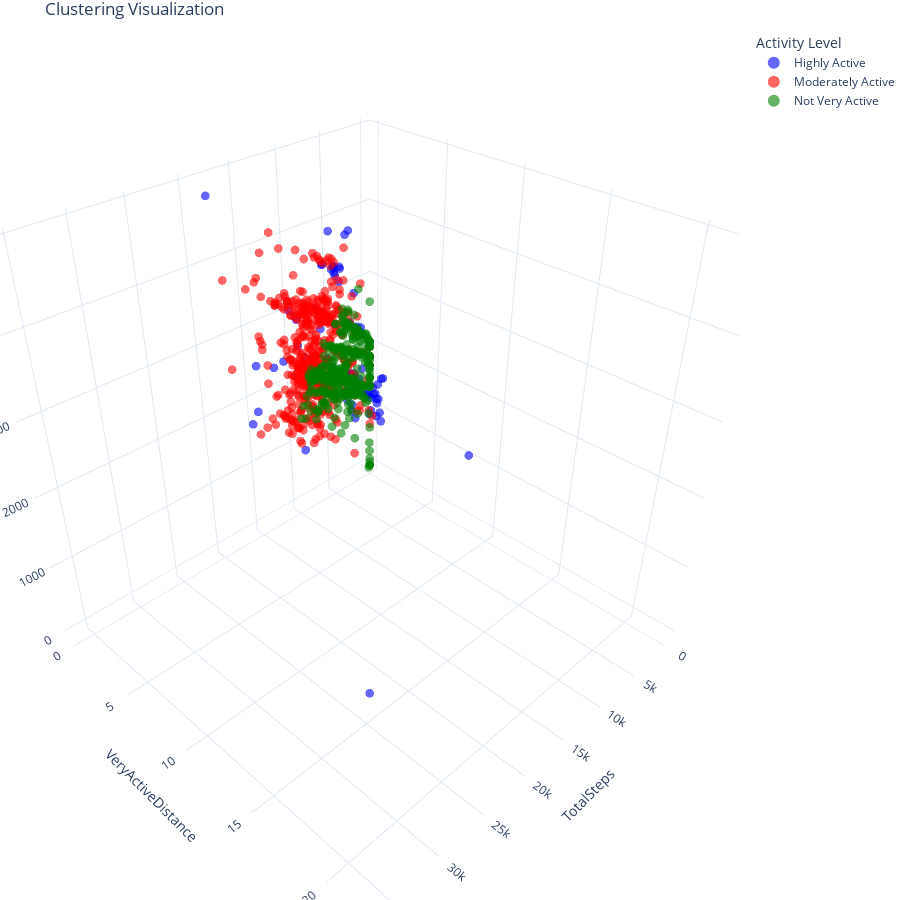

Write notebook code for a chart like this one.
### Markdown cell above
### Fitness Clustering Analysis

In this initial fitness clustering analysis, the features "TotalSteps," "VeryActiveDistance," and "Calories" were used to evaluate Bellabeat users' general fitness and activity levels. While these features offer valuable insights into physical activity and calorie expenditure, the "Calories" feature may introduce bias into the clustering results.

Calorie consumption is influenced by factors such as metabolic rate, body size, and gender, which can cause users with differing characteristics to be assigned to different clusters. To mitigate this bias and achieve more accurate fitness clustering, additional data would be incorporated in more advanced clustering approaches, including user-specific information like age, weight, and gender. These variables will enable the normalization of calorie data based on individual characteristics, providing a more accurate assessment of fitness levels.

This analysis is ongoing, and the methodology will be refined further. While the limitations of using the "Calories" feature are recognized, it remains significant in capturing overall physical activity and serves as a useful starting point.

### Code cell
import plotly.express as px

# Define the order of the categories
category_order = ["Highly Active", "Moderately Active", "Not Very Active"]

# Create the 3D scatter plot
fig = px.scatter_3d(
    df_daily_activity_merged,
    x="TotalSteps",
    y="VeryActiveDistance",
    z="Calories",
    color="ActivityLevel",
    template="plotly_white",  # Changed to white background
    color_discrete_sequence=["blue", "red", "green"],
    category_orders={"ActivityLevel": category_order}
)

# Remove the white circles around data points
fig.update_traces(marker=dict(size=3, opacity=0.6, line=dict(width=0)))

fig.update_layout(
    scene=dict(
        xaxis_title="TotalSteps",
        yaxis_title="VeryActiveDistance",
        zaxis_title="Calories",
        xaxis=dict(backgroundcolor="white"),
        yaxis=dict(backgroundcolor="white"),
        zaxis=dict(backgroundcolor="white")
    ),
    scene_aspectmode="cube",
    title="Clustering Visualization",
    legend=dict(
        title="Activity Level",
        itemsizing="constant",
    ),
    width=800,
    height=600,
    margin=dict(l=0, r=0, b=0, t=30),
)

# Increase the resolution for PNG download
fig.update_layout(autosize=False, width=900, height=900)

# Show the plot
fig.show()

### Figure 1 — Plotly figure (JSON) as saved in the notebook; plotly's stock layout.template omitted (floating-point values rounded to 4 significant figures; data arrays with more than 128 entries replaced by an {"elided": "..."} marker saying what was removed)
{"data": [{"hovertemplate": "ActivityLevel=Highly Active<br>TotalSteps=%{x}<br>VeryActiveDistance=%{y}<br>Calories=%{z}<extra></extra>", "legendgroup": "Highly Active", "marker": {"color": "blue", "line": {"width": 0}, "opacity": 0.6, "size": 3, "symbol": "circle"}, "mode": "markers", "name": "Highly Active", "scene": "scene", "showlegend": true, "type": "scatter3d", "x": [18134, 36019, 15300, 22244, 13236, 22770, 17298, 12087, 14269, 12231, 9893, 12574, 15764, 12363, 13368, 11045, 19542, 20031, 15566, 18229, 20067, 14365, 14433, 18060, 16433, 20159, 20669, 14549, 18827, 17076, 15929, 15108, 16057, 22359, 22988, 20500, 12685, 12422, 15447, 12315, 15484, 14581, 14990, 13953, 19769, 22026, 12465, 14810, 12209, 12386, 13318, 14461, 11207, 13630, 13070, 15148, 12200, 12405, 16208, 11419, 12474, 15168, 23186, 15337, 21129, 29326, 18785, 19948, 19377, 18258, 16674, 23629, 14890, 27745, 18193, 14055, 21727, 20226, 21420], "y": [6.4, 21.92, 4.1, 5.45, 4.5, 9.45, 9.89, 3.92, 6.64, 5.98, 4.86, 7.02, 7.65, 5.83, 5.31, 4.52, 0.98, 4.2, 4.79, 4.31, 4.31, 7.64, 7.11, 11.64, 10.43, 12.34, 13.26, 9.36, 9.24, 9.08, 9.22, 9.58, 9.67, 12.54, 13.13, 11.37, 6.31, 6.46, 9.67, 6.17, 8.39, 8.82, 8.85, 9.1, 12.44, 13.4, 6.12, 9.09, 6.08, 4.96, 5.62, 4.91, 5.37, 5.05, 5.3, 6.9, 4.91, 5.05, 7.51, 6.03, 6.6, 3.9, 12.22, 3.55, 10.55, 13.24, 12.15, 11.02, 12.29, 10.23, 11.01, 13.07, 4.93, 21.66, 10.42, 5.46, 12.79, 11.1, 13.22], "z": [2159, 2690, 3493, 2670, 3306, 4022, 3934, 4005, 4274, 4552, 3625, 3501, 4392, 4501, 4546, 3795, 4900, 2571, 3096, 3055, 3180, 2997, 2800, 3186, 3140, 3411, 3410, 2867, 3213, 3133, 3114, 3043, 3103, 3554, 3577, 3403, 2846, 2852, 3062, 2794, 3023, 2918, 2950, 2859, 3331, 3589, 2765, 2926, 2809, 4079, 4163, 3666, 3363, 4157, 4092, 4236, 4044, 4005, 3763, 3369, 3142, 3513, 3921, 3566, 3793, 4547, 3676, 3679, 3659, 3427, 3455, 3808, 3060, 4398, 3477, 3052, 4015, 3710, 3832]}, {"hovertemplate": "ActivityLevel=Moderately Active<br>TotalSteps=%{x}<br>VeryActiveDistance=%{y}<br>Calories=%{z}<extra></extra>", "legendgroup": "Moderately Active", "marker": {"color": "red", "line": {"width": 0}, "opacity": 0.6, "size": 3, "symbol": "circle"}, "mode": "markers", "name": "Moderately Active", "scene": "scene", "showlegend": true, "type": "scatter3d", "x": {"elided": "446 int values"}, "y": {"elided": "446 float values"}, "z": {"elided": "446 int values"}}, {"hovertemplate": "ActivityLevel=Not Very Active<br>TotalSteps=%{x}<br>VeryActiveDistance=%{y}<br>Calories=%{z}<extra></extra>", "legendgroup": "Not Very Active", "marker": {"color": "green", "line": {"width": 0}, "opacity": 0.6, "size": 3, "symbol": "circle"}, "mode": "markers", "name": "Not Very Active", "scene": "scene", "showlegend": true, "type": "scatter3d", "x": {"elided": "415 int values"}, "y": {"elided": "415 float values"}, "z": {"elided": "415 int values"}}], "layout": {"autosize": false, "height": 900, "legend": {"itemsizing": "constant", "title": {"text": "Activity Level"}, "tracegroupgap": 0}, "margin": {"b": 0, "l": 0, "r": 0, "t": 30}, "scene": {"aspectmode": "cube", "domain": {"x": [0, 1], "y": [0, 1]}, "xaxis": {"backgroundcolor": "white", "title": {"text": "TotalSteps"}}, "yaxis": {"backgroundcolor": "white", "title": {"text": "VeryActiveDistance"}}, "zaxis": {"backgroundcolor": "white", "title": {"text": "Calories"}}}, "title": {"text": "Clustering Visualization"}, "width": 900}}
